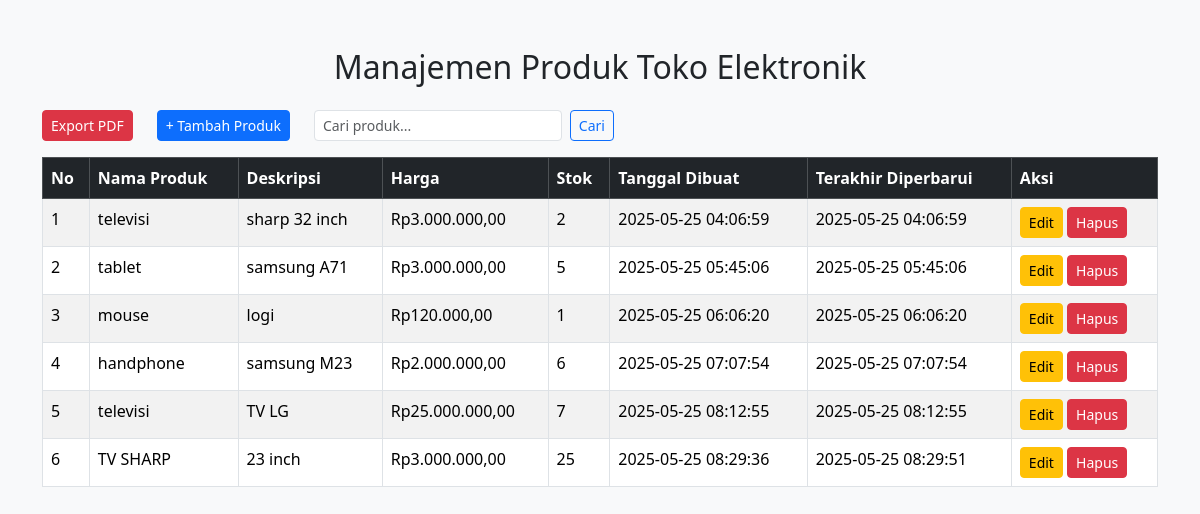
The page / on the database its author committed.
### tables this page shows
CREATE TABLE `produk` (
  `id` int(11) NOT NULL,
  `nama_produk` varchar(100) DEFAULT NULL,
  `deskripsi` text DEFAULT NULL,
  `harga` double DEFAULT NULL,
  `stok` int(11) DEFAULT NULL,
  `tanggal_dibuat` timestamp NOT NULL DEFAULT current_timestamp(),
  `tanggal_diperbarui` timestamp NOT NULL DEFAULT current_timestamp() ON UPDATE current_timestamp()
);

### database.php (called while the page is built, shortened)
<?php
class Database {
    private $host = "localhost";
    private $user = "root";
    private $pass = "";
    private $dbname = "toko_elektronik";
    public $conn;
    public function __construct() {
        $this->conn = new mysqli($this->host, $this->user, $this->pass, $this->dbname);
    }
    public function getConnection() {
        return $this->conn;
    }
}
?>

### produk.php (called while the page is built, shortened)
<?php
require_once 'Database.php';
class Produk {
    private $conn;
    public function __construct() {
        $database = new Database();
        $this->conn = $database->getConnection();
    }
    public function getAll($cari = null) {
        $query = "SELECT * FROM produk";
        $query .= " ORDER BY id ASC";
        return $this->conn->query($query);
    }
}
?>

### index.php (the view, shortened to what this page needs)
<?php
require_once 'Produk.php';
$produk = new Produk();
$cari = $_GET['cari'] ?? null;
$data = $produk->getAll($cari);
?>
<!DOCTYPE html>
<html lang="id">
<head>
    <link href="https://cdn.jsdelivr.net/npm/bootstrap@5.3.3/dist/css/bootstrap.min.css" rel="stylesheet">
</head>
<body class="bg-light">
<div class="container mt-5">
    <h2 class="text-center mb-4">Manajemen Produk Toko Elektronik</h2>
    <div class="row mb-3">
        <div class="col-auto">
            <a href="export_pdf.php" class="btn btn-danger btn-sm">Export PDF</a>
        </div>
        <div class="col-auto">
            <a href="tambah.php" class="btn btn-primary btn-sm">+ Tambah Produk</a>
        </div>
        <div class="col">
            <form method="GET" class="d-flex" role="search" style="max-width: 300px;">
                <input class="form-control form-control-sm me-2" type="search" name="cari" placeholder="Cari produk..." value="<?= htmlspecialchars($cari ?? '') ?>">
                <button class="btn btn-outline-primary btn-sm" type="submit">Cari</button>
            </form>
        </div>
    </div>
    <table class="table table-bordered table-striped">
        <thead class="table-dark">
<tr>
    <th>No</th><th>Nama Produk</th><th>Deskripsi</th><th>Harga</th><th>Stok</th><th>Tanggal Dibuat</th><th>Terakhir Diperbarui</th><th>Aksi</th>
</tr>
        </thead>
        <tbody>
        <?php
        $no = 1;
        while ($row = $data->fetch_assoc()):
        ?>
            <tr>
                <td><?= $no++ ?></td>
                <td><?= htmlspecialchars($row['nama_produk']) ?></td>
                <td><?= htmlspecialchars($row['deskripsi']) ?></td>
                <td>Rp<?= number_format($row['harga'], 2, ',', '.') ?></td>
                <td><?= $row['stok'] ?></td>
                <td><?= $row['tanggal_dibuat'] ?></td>
                <td><?= $row['tanggal_diperbarui'] ?></td>
                <td>
                    <a href="edit.php?id=<?= $row['id'] ?>" class="btn btn-warning btn-sm">Edit</a>
                    <a href="hapus.php?id=<?= $row['id'] ?>" class="btn btn-danger btn-sm" onclick="return confirm('Yakin ingin menghapus produk ini?')">Hapus</a>
                </td>
            </tr>
        <?php endwhile; ?>
        </tbody>
    </table>
</div>
</body>
</html>

### rows shown on the page
produk: nama_produk "televisi", deskripsi "sharp 32 inch", harga "3.000.000,00", stok "2", tanggal_dibuat "2025-05-25 04:06:59", tanggal_diperbarui "2025-05-25 04:06:59"
produk: nama_produk "tablet", deskripsi "samsung A71", harga "3.000.000,00", stok "5", tanggal_dibuat "2025-05-25 05:45:06", tanggal_diperbarui "2025-05-25 05:45:06"
produk: nama_produk "mouse", deskripsi "logi", harga "120.000,00", stok "1", tanggal_dibuat "2025-05-25 06:06:20", tanggal_diperbarui "2025-05-25 06:06:20"
produk: nama_produk "handphone", deskripsi "samsung M23", harga "2.000.000,00", stok "6", tanggal_dibuat "2025-05-25 07:07:54", tanggal_diperbarui "2025-05-25 07:07:54"
produk: nama_produk "televisi", deskripsi "TV LG", harga "25.000.000,00", stok "7", tanggal_dibuat "2025-05-25 08:12:55", tanggal_diperbarui "2025-05-25 08:12:55"
produk: nama_produk "TV SHARP", deskripsi "23 inch", harga "3.000.000,00", stok "25", tanggal_dibuat "2025-05-25 08:29:36", tanggal_diperbarui "2025-05-25 08:29:51"
